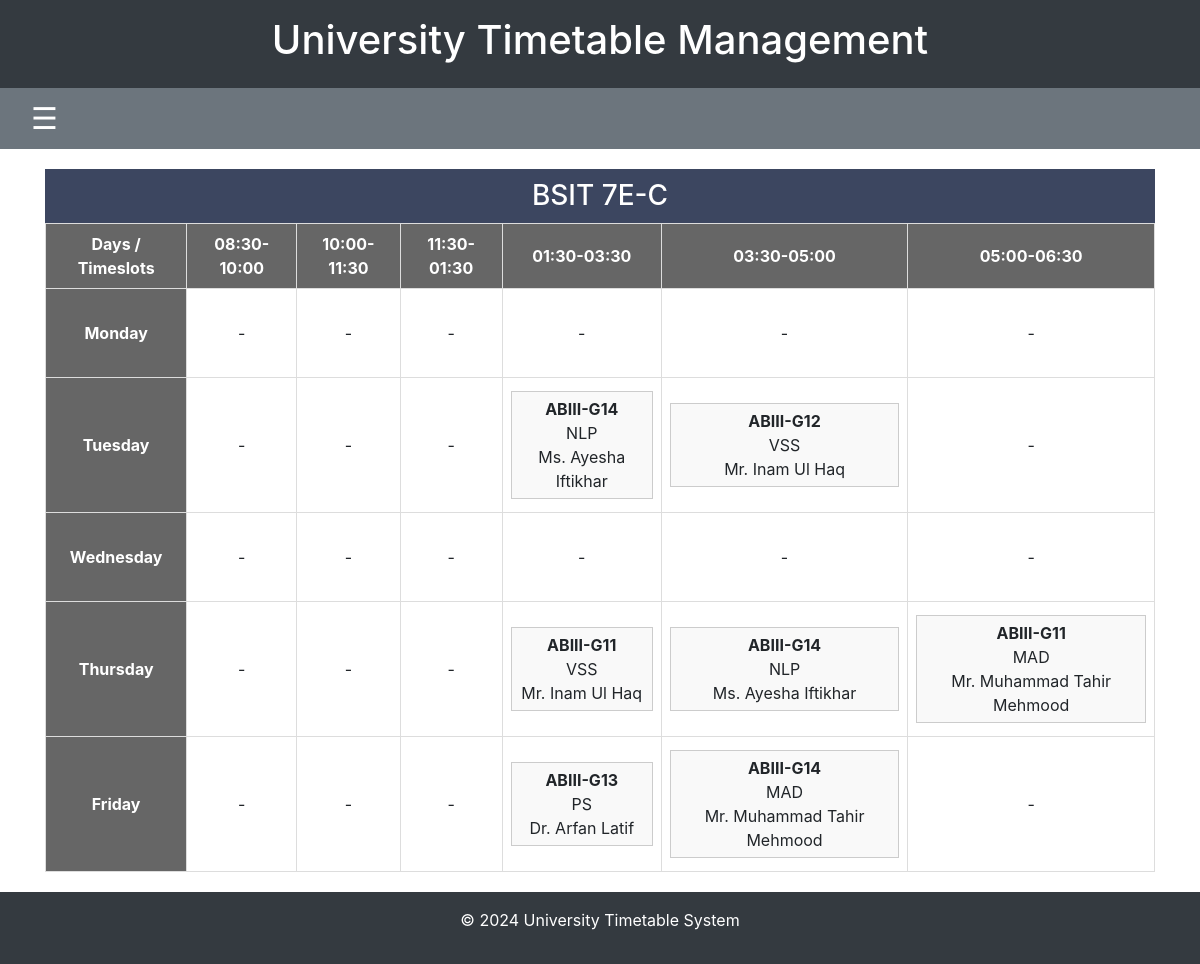
/class/timetable/25/, run on an earlier commit of the app's database.
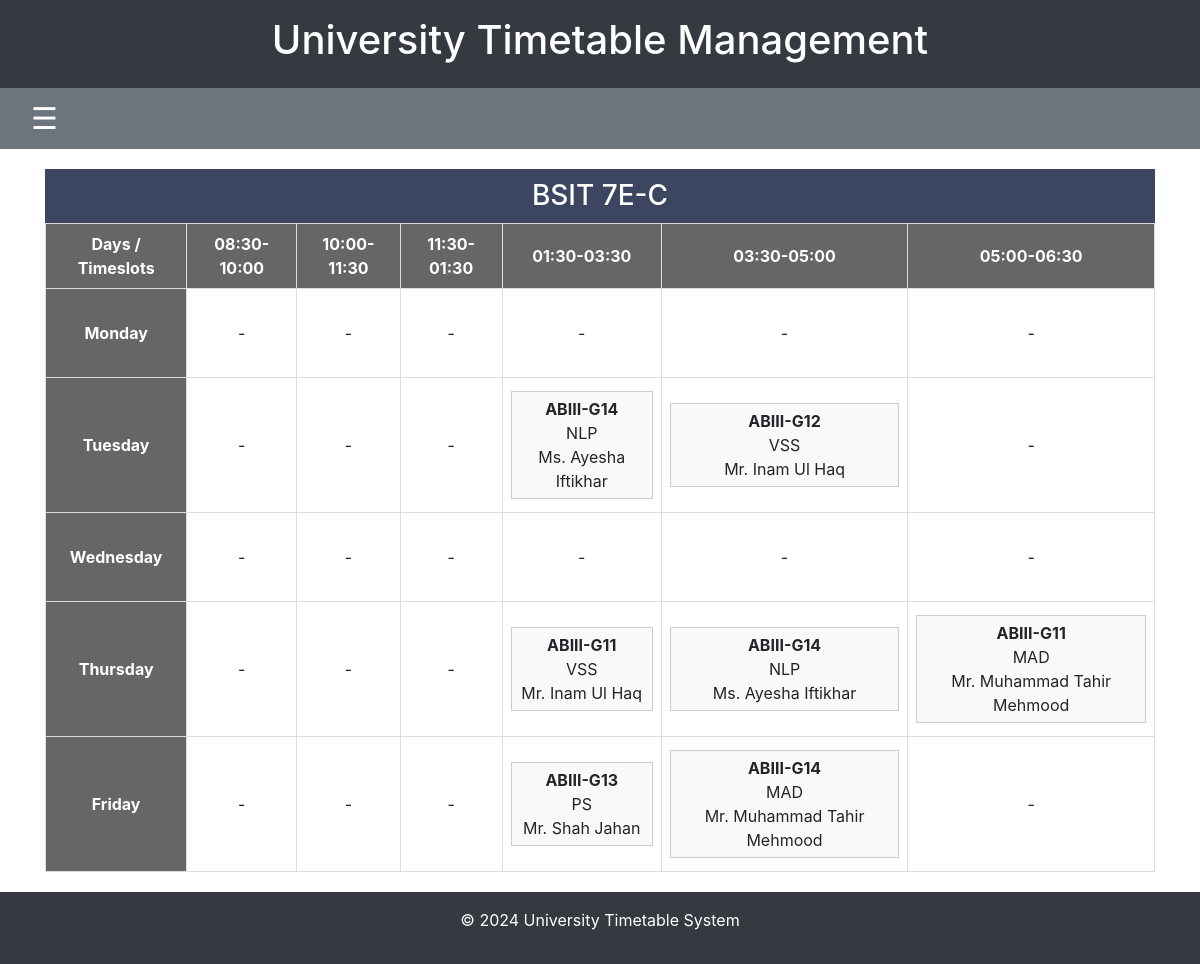
And on a later commit of the database.
### timetable/models.py (models this page shows, shortened)
class Room(models.Model):
    name = models.CharField(max_length=10)

class Course(models.Model):
    course_code = models.CharField(max_length=20)
    short_name = models.CharField(max_length=100)
    full_name = models.CharField(max_length=200)
    credit_hours = models.CharField(max_length=200)
    lab_crh = models.IntegerField(default=0)  # New field for lab credit hours
    pre_req = models.CharField(max_length=200, blank=True, null=True)  # New field for prerequisites
    category = models.CharField(max_length=100)

class Teacher(models.Model):
    name = models.CharField(max_length=100)
    phone_number = models.CharField(max_length=12, null=True, blank=True)  # Phone number can be null
    gmail = models.EmailField(null=True, blank=True)  # Gmail field is optional

### timetable/views.py (the view)
# urls.py: path('class/timetable/<int:class_id>/', views.class_timetable_view, name='class_timetable'),
def class_timetable_view(request, class_id):
    selected_class = Class.objects.get(id=class_id)
    selected_department_id = selected_class.department.id  # Get the department of the selected class
    days = Day.objects.all()
    timeslots = Timeslot.objects.all()
    timetable_data = []
    for day in days:
        day_row = {'day': day.name, 'slots': []}
        for timeslot in timeslots:
            schedules = Schedule.objects.filter(
                course_assignment__class_assigned=selected_class,
                day=day,
                timeslot=timeslot
            )
            if schedules.exists():
                slot_data = []
                for schedule in schedules:
                    slot_data.append({
                        'room_name': schedule.room.name,
                        'course_name': schedule.course_assignment.course.short_name,  # Use short name
                        'teacher_name': schedule.course_assignment.teacher.name if schedule.course_assignment.teacher else 'TBA',
                        'course_type': 'Lab' if schedule.course_assignment.type == 'Lab' else 'Lecture'  # Check course type
                    })
                day_row['slots'].append(slot_data)
            else:
                day_row['slots'].append([])  # Empty slot
        timetable_data.append(day_row)
    context = {
        'selected_class': selected_class,
        'days': days,
        'timeslots': timeslots,
        'timetable_data': timetable_data,
        'selected_department_id': selected_department_id,  # Add the selected department
    }
    return render(request, 'timetable/class_timetable.html', context)

### timetable/templates/timetable/class_timetable.html (shortened to what this page needs)
{% extends 'timetable/base.html' %}
{% block content %}
<h3 class="day-bar text-center">{{ selected_class.name }} {{ selected_class.semester.name }}{{ selected_class.section }}</h3>
<table class="timetable-table">
    <thead>
        <tr>
            <th>Days / Timeslots</th>
            {% for timeslot in timeslots %}
                <th>{{ timeslot.slot }}</th>
            {% endfor %}
        </tr>
    </thead>
    <tbody>
        {% for day_row in timetable_data %}
        <tr>
            <td class="room-cell"><br>{{ day_row.day }}<br><br></td>
            {% for slot in day_row.slots %}
                <td>
                    {% if slot %}
                        {% for entry in slot %}
                            <div class="schedule-info">
                                <strong>{{ entry.room_name }}</strong><br>
                                {{ entry.course_name }} <br>
                                {% if entry.course_type == "Lab" %}
                            <strong>LAB</strong>
                                {% else %}
                                    {{ entry.teacher_name }}
                                {% endif %}
                            </div>
                        {% endfor %}
                    {% else %}
                        -
                    {% endif %}
                </td>
            {% endfor %}
        </tr>
        {% endfor %}
    </tbody>
</table>
{% endblock %}

What changed in the data, as far as the page shows it:
removed Teacher: teacher_name "Dr. Arfan Latif"
added Teacher: teacher_name "Mr. Shah Jahan"
Also different on the page:
list line gone: "ABIII-G13"
new list line: "ABIII-G13"
list line gone: "PS"
new list line: "PS"
